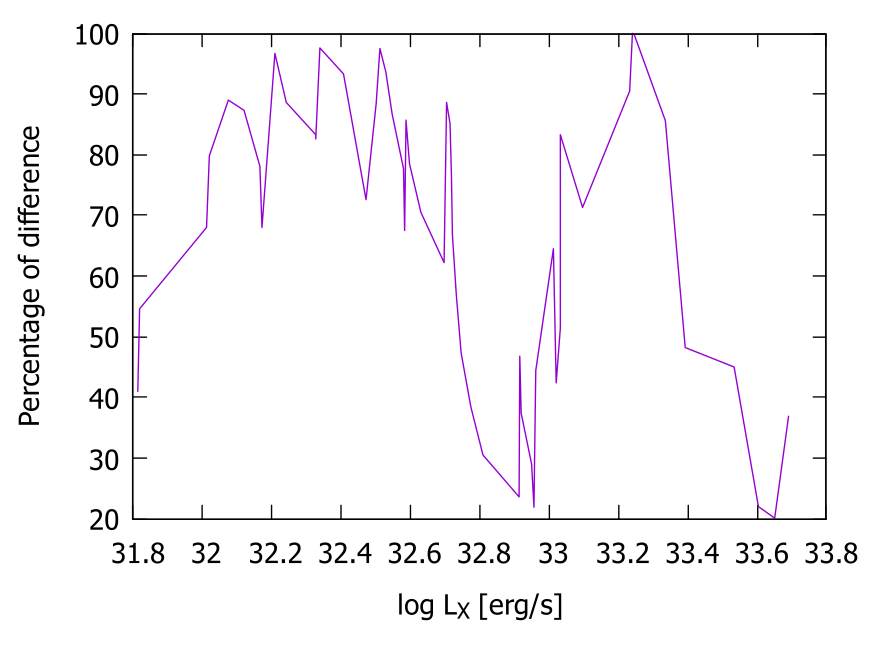

Recreate this plot in gnuplot.
#    
#    	G N U P L O T
#    	Version 6.0 patchlevel 2    last modified 2024-12-19 
#    
#    	Copyright (C) 1986-1993, 1998, 2004, 2007-2024
#    	Thomas Williams, Colin Kelley and many others
#    
#    	gnuplot home:     http://www.gnuplot.info
#    	faq, bugs, etc:   type "help FAQ"
#    	immediate help:   type "help"  (plot window: hit 'h')
# set terminal qt 0 font "Sans,10"
# set output
unset clip points
set clip one
unset clip two
unset clip radial
set errorbars front 1.000000 
set border 31 front lt black linewidth 1.000 dashtype solid
set cornerpoles
set zdata 
set ydata 
set xdata 
set y2data 
set x2data 
set boxwidth
set boxdepth 0
set style fill  empty border
set style rectangle back fc  bgnd fillstyle   solid 1.00 border lt -1
set style circle radius graph 0.02 
set style ellipse size graph 0.05, 0.03 angle 0 units xy
set dummy x, y
set format x "% h" 
set format y "% h" 
set format x2 "% h" 
set format y2 "% h" 
set format z "% h" 
set format cb "% h" 
set format r "% h" 
set ttics format "% h"
set timefmt "%d/%m/%y,%H:%M"
set angles radians
set tics back
unset grid
unset raxis
set theta counterclockwise right
set style parallel front  lt black linewidth 2.000 dashtype solid
set key notitle
set key fixed right top vertical Right noreverse enhanced autotitle nobox
set key noinvert samplen 4 spacing 1 width 0 height 0
set key maxcolumns 0 maxrows 0
set key noopaque
unset key
unset label
unset arrow
unset style line
unset style arrow
set style histogram clustered gap 2 title textcolor lt -1
unset object
unset walls
set style textbox  transparent margins  1.0,  1.0 border  lt -1 linewidth  1.0
set offsets 0, 0, 0, 0
set pointsize 1
set pointintervalbox 1
set encoding cp1251
unset parametric
unset polar
unset spiderplot
unset decimalsign
unset micro
unset minussign
set view 60, 30, 1, 1
set view azimuth 0
set rgbmax 255
set samples 100, 100
set isosamples 10, 10
set surface implicit
set surface
set mapping cartesian
set datafile separator whitespace
set datafile nocolumnheaders
unset hidden3d

unset contour
set cntrlabel  format '%8.3g' font '' start 5 interval 20
set cntrparam order 4
set cntrparam linear
set cntrparam levels 5
set cntrparam levels auto
set cntrparam firstlinetype 0 unsorted
set cntrparam points 5
set size ratio 0 1,1
set origin 0,0
set contourfill auto 5
set contourfill palette
set style data points
set style function lines
unset xzeroaxis
unset yzeroaxis
unset zzeroaxis
unset x2zeroaxis
unset y2zeroaxis
set xyplane relative 0.5
set tics scale  1, 0.5, 1, 1, 1
set mxtics default
set mytics default
set mztics default
set mx2tics default
set my2tics default
set mcbtics default
set mrtics default
set nomttics
set xtics border in scale 1,0.5 mirror norotate  autojustify
set xtics  norangelimit autofreq 
set ytics border in scale 1,0.5 mirror norotate  autojustify
set ytics  norangelimit autofreq 
set ztics border in scale 1,0.5 nomirror norotate  autojustify
set ztics  norangelimit autofreq 
unset x2tics
unset y2tics
set cbtics border in scale 1,0.5 mirror norotate  autojustify
set cbtics  norangelimit autofreq 
set rtics axis in scale 1,0.5 nomirror norotate  autojustify
set rtics  norangelimit autofreq 
unset ttics
set title "" 
set title  font "" textcolor lt -1 norotate
set timestamp bottom 
set timestamp "" 
set timestamp  font "" textcolor lt -1 norotate
set trange [ * : * ] noreverse nowriteback
set urange [ * : * ] noreverse nowriteback
set vrange [ * : * ] noreverse nowriteback
set xlabel "log L_X [erg/s]" 
set xlabel  font "" textcolor lt -1 norotate
set x2label "" 
set x2label  font "" textcolor lt -1 norotate
set xrange [ * : * ] noreverse writeback
set x2range [ * : * ] noreverse writeback
set ylabel "Percentage of difference" 
set ylabel  font "" textcolor lt -1 rotate
set y2label "" 
set y2label  font "" textcolor lt -1 rotate
set yrange [ * : * ] noreverse writeback
set y2range [ * : * ] noreverse writeback
set zlabel "" 
set zlabel  font "" textcolor lt -1 norotate
set zrange [ * : * ] noreverse writeback
set cblabel "" 
set cblabel  font "" textcolor lt -1 rotate
set cbrange [ * : * ] noreverse writeback
set rlabel "" 
set rlabel  font "" textcolor lt -1 norotate
set rrange [ * : * ] noreverse writeback
unset logscale
unset jitter
set zero 1e-08
set lmargin  -1
set bmargin  -1
set rmargin  -1
set tmargin  -1
set locale "Bulgarian_Bulgaria.1251"
set pm3d explicit at s
set pm3d scansautomatic
set pm3d interpolate 1,1 flush begin noftriangles noborder corners2color mean
set pm3d clip z 
set pm3d nolighting
set palette positive nops_allcF maxcolors 0 gamma 1.5 color model RGB 
set palette rgbformulae 7, 5, 15
set colorbox default
set colorbox vertical origin screen 0.9, 0.2 size screen 0.05, 0.6 front  noinvert bdefault
set style boxplot candles range  1.50 outliers pt 7 separation 1 labels auto unsorted
set chi_shapes fraction 0.60
set loadpath 
set fontpath
set psdir
set fit brief errorvariables nocovariancevariables errorscaling prescale nowrap v5
GNUTERM = "qt"
I = {0.0, 1.0}
VoxelDistance = 0.0
GridDistance = 0.0
## Last datafile plotted: "Petko.txt"
## Last plot command
plot "H1.txt" u 1:(100*($2)) w l
#    EOF
